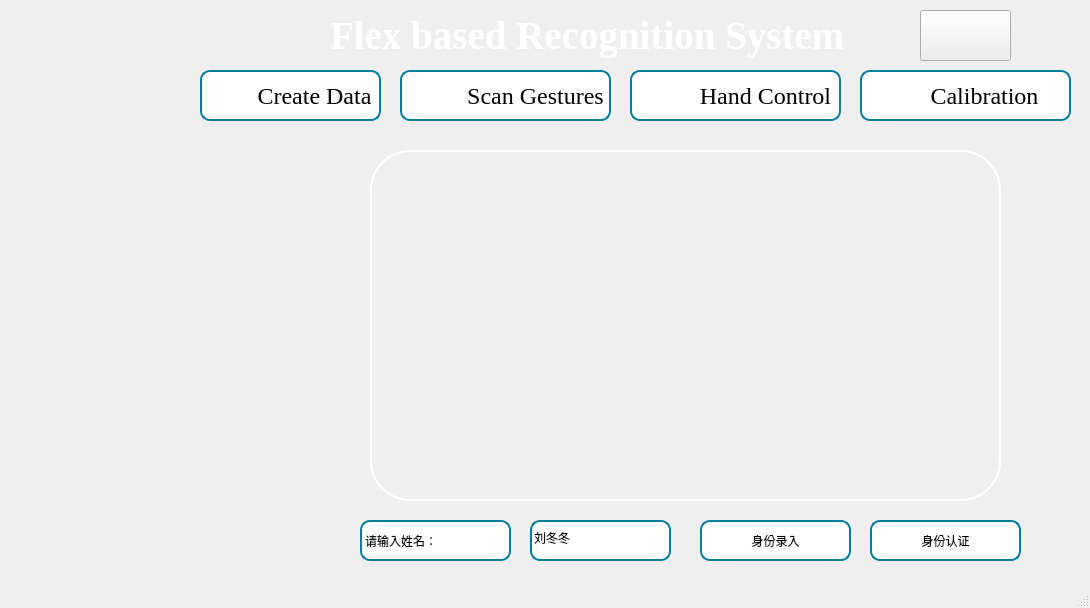
<?xml version="1.0" encoding="UTF-8"?>
<ui version="4.0">
 <class>MainWindow</class>
 <widget class="QMainWindow" name="MainWindow">
  <property name="geometry">
   <rect>
    <x>0</x>
    <y>0</y>
    <width>1090</width>
    <height>608</height>
   </rect>
  </property>
  <property name="windowTitle">
   <string>MainWindow</string>
  </property>
  <property name="styleSheet">
   <string notr="true"/>
  </property>
  <widget class="QWidget" name="centralwidget">
   <property name="styleSheet">
    <string notr="true">QWidget#centralwidget{
	border-image:url(&quot;icons/background1.png&quot;) ;
}</string>
   </property>
   <widget class="QLabel" name="label">
    <property name="geometry">
     <rect>
      <x>330</x>
      <y>0</y>
      <width>641</width>
      <height>71</height>
     </rect>
    </property>
    <property name="font">
     <font>
      <family>Times New Roman</family>
      <pointsize>29</pointsize>
      <weight>75</weight>
      <bold>true</bold>
     </font>
    </property>
    <property name="styleSheet">
     <string notr="true">color:white;</string>
    </property>
    <property name="text">
     <string>Flex based Recognition System</string>
    </property>
   </widget>
   <widget class="QPushButton" name="create">
    <property name="geometry">
     <rect>
      <x>200</x>
      <y>70</y>
      <width>181</width>
      <height>51</height>
     </rect>
    </property>
    <property name="font">
     <font>
      <family>TImes New Roman</family>
      <pointsize>18</pointsize>
      <weight>50</weight>
      <italic>false</italic>
      <bold>false</bold>
     </font>
    </property>
    <property name="layoutDirection">
     <enum>Qt::RightToLeft</enum>
    </property>
    <property name="styleSheet">
     <string notr="true">QPushButton#create{
  padding-left:-30px;
  color:black;
  border: 2px solid #067d9e; 
  font: 18pt &quot;TImes New Roman&quot;;
  background-image:url(&quot;icons/create.png&quot;);
  border-radius:10px;
  background-color:#fefefe;
  background-repeat:none;
}
QPushButton#create:hover
{
   border-radius: 10px;
   background-color:#067d9e;
}</string>
    </property>
    <property name="text">
     <string>   Create Data</string>
    </property>
   </widget>
   <widget class="QPushButton" name="scan_sen">
    <property name="geometry">
     <rect>
      <x>630</x>
      <y>70</y>
      <width>211</width>
      <height>51</height>
     </rect>
    </property>
    <property name="font">
     <font>
      <family>TImes New Roman</family>
      <pointsize>18</pointsize>
      <weight>50</weight>
      <italic>false</italic>
      <bold>false</bold>
     </font>
    </property>
    <property name="styleSheet">
     <string notr="true">QPushButton#scan_sen{
padding-left:-90px;
color:black;
background-color:#fefefe;
border: 2px solid #067d9e; 
border-radius:10px;
font: 18pt &quot;TImes New Roman&quot;;
background-image:url(&quot;icons/sent.png&quot;);
background-repeat:none;
}
QPushButton#scan_sen:hover
{
   border-radius: 10px;
   background-color:#067d9e;
}</string>
    </property>
    <property name="text">
     <string>                          Hand Control </string>
    </property>
   </widget>
   <widget class="QPushButton" name="scan_sinlge">
    <property name="geometry">
     <rect>
      <x>400</x>
      <y>70</y>
      <width>211</width>
      <height>51</height>
     </rect>
    </property>
    <property name="font">
     <font>
      <family>TImes New Roman</family>
      <pointsize>18</pointsize>
      <weight>50</weight>
      <italic>false</italic>
      <bold>false</bold>
     </font>
    </property>
    <property name="layoutDirection">
     <enum>Qt::LeftToRight</enum>
    </property>
    <property name="autoFillBackground">
     <bool>false</bool>
    </property>
    <property name="styleSheet">
     <string notr="true">QPushButton#scan_sinlge{
padding-left:-90px;
color:black;

border: 2px solid #067d9e; 
font: 18pt &quot;TImes New Roman&quot;;
border-radius:10px;
background-color:#fefefe;
background-image:url(&quot;icons/scan.png&quot;);
background-repeat:none;
}
QPushButton#scan_sinlge:hover
{
   border-radius: 10px;
   background-color:#067d9e;
}</string>
    </property>
    <property name="text">
     <string>                         Scan Gestures</string>
    </property>
   </widget>
   <widget class="QPushButton" name="exp2">
    <property name="geometry">
     <rect>
      <x>860</x>
      <y>70</y>
      <width>211</width>
      <height>51</height>
     </rect>
    </property>
    <property name="font">
     <font>
      <family>TImes New Roman</family>
      <pointsize>18</pointsize>
      <weight>50</weight>
      <italic>false</italic>
      <bold>false</bold>
     </font>
    </property>
    <property name="styleSheet">
     <string notr="true">QPushButton#exp2{
padding-left:-100px;
color:black;
background-color:#fefefe;
border: 2px solid #067d9e; 
border-radius:10px;
font: 18pt &quot;TImes New Roman&quot;;
background-image:url(&quot;icons/export.png&quot;);
background-repeat:none;
}
QPushButton#exp2:hover
{
   border-radius: 10px;
   background-color:#067d9e;
}</string>
    </property>
    <property name="text">
     <string>                       Calibration</string>
    </property>
    <property name="checkable">
     <bool>false</bool>
    </property>
    <property name="autoRepeat">
     <bool>false</bool>
    </property>
    <property name="autoExclusive">
     <bool>false</bool>
    </property>
    <property name="autoDefault">
     <bool>false</bool>
    </property>
    <property name="default">
     <bool>false</bool>
    </property>
    <property name="flat">
     <bool>false</bool>
    </property>
   </widget>
   <widget class="QPushButton" name="exit_button">
    <property name="geometry">
     <rect>
      <x>920</x>
      <y>10</y>
      <width>91</width>
      <height>51</height>
     </rect>
    </property>
    <property name="styleSheet">
     <string notr="true">QPushButton#exit_button{
border-image:url(&quot;icons/exit1.png&quot;) 4 4 4 4 stretch stretch;
background-repeat:no-repeat;
background-size:100% 100%;
}</string>
    </property>
    <property name="text">
     <string/>
    </property>
   </widget>
   <widget class="QLabel" name="label_2">
    <property name="geometry">
     <rect>
      <x>370</x>
      <y>150</y>
      <width>631</width>
      <height>351</height>
     </rect>
    </property>
    <property name="styleSheet">
     <string notr="true">QLabel#label_2{
border-radius: 40px;
border: 2px solid white;
border-image:url(&quot;icons/face.jpg&quot;) 4 4 4 4 stretch stretch;
background-repeat:no-repeat;
background-size:100% 100%;
}


</string>
    </property>
    <property name="text">
     <string/>
    </property>
   </widget>
   <widget class="QPushButton" name="transfer">
    <property name="geometry">
     <rect>
      <x>170</x>
      <y>10</y>
      <width>81</width>
      <height>51</height>
     </rect>
    </property>
    <property name="styleSheet">
     <string notr="true">QPushButton#transfer{
border-radius: 10px;
border-image:url(&quot;icons/gesture.png&quot;) 4 4 4 4 stretch stretch;
background-repeat:no-repeat;
background-size:100% 100%;
}
</string>
    </property>
    <property name="text">
     <string/>
    </property>
   </widget>
   <widget class="QPushButton" name="pushButton">
    <property name="geometry">
     <rect>
      <x>700</x>
      <y>520</y>
      <width>151</width>
      <height>41</height>
     </rect>
    </property>
    <property name="styleSheet">
     <string notr="true">QPushButton#pushButton{
color: black;
background-color:#fefefe;
border: 2px solid #067d9e; 
border-radius:10px;
font: 18pt &quot;TImes New Roman&quot;;
background-repeat:none;
}
QPushButton#pushButton:hover
{
   border-radius: 10px;
   background-color:#067d9e;
}</string>
    </property>
    <property name="text">
     <string>身份录入</string>
    </property>
   </widget>
   <widget class="QPushButton" name="pushButton_2">
    <property name="geometry">
     <rect>
      <x>870</x>
      <y>520</y>
      <width>151</width>
      <height>41</height>
     </rect>
    </property>
    <property name="styleSheet">
     <string notr="true">QPushButton#pushButton_2{
color: black;
background-color:#fefefe;
border: 2px solid #067d9e; 
border-radius:10px;
font: 18pt &quot;TImes New Roman&quot;;
background-repeat:none;
}
QPushButton#pushButton_2:hover
{
   border-radius: 10px;
   background-color:#067d9e;
}</string>
    </property>
    <property name="text">
     <string>身份认证</string>
    </property>
   </widget>
   <widget class="QLineEdit" name="lineEdit">
    <property name="geometry">
     <rect>
      <x>530</x>
      <y>520</y>
      <width>141</width>
      <height>41</height>
     </rect>
    </property>
    <property name="styleSheet">
     <string notr="true">QLineEdit#lineEdit{
color: black;
background-color:#fefefe;
border: 2px solid #067d9e; 
border-radius:10px;
font: 18pt &quot;TImes New Roman&quot;;
background-repeat:none;
}
QLineEdit#lineEdit:hover
{
   border-radius: 10px;
   background-color:#067d9e;
}</string>
    </property>
    <property name="text">
     <string>刘冬冬</string>
    </property>
   </widget>
   <widget class="QLabel" name="label_3">
    <property name="geometry">
     <rect>
      <x>360</x>
      <y>520</y>
      <width>151</width>
      <height>41</height>
     </rect>
    </property>
    <property name="styleSheet">
     <string notr="true">QLabel#label_3{
color: black;
background-color:#fefefe;
border: 2px solid #067d9e; 
border-radius:10px;
font: 18pt &quot;TImes New Roman&quot;;
background-repeat:none;
}
QLabel#label_3:hover
{
   border-radius: 10px;
   background-color:#067d9e;
}</string>
    </property>
    <property name="text">
     <string>请输入姓名：</string>
    </property>
   </widget>
  </widget>
  <widget class="QStatusBar" name="statusbar"/>
 </widget>
 <resources/>
 <connections/>
</ui>
